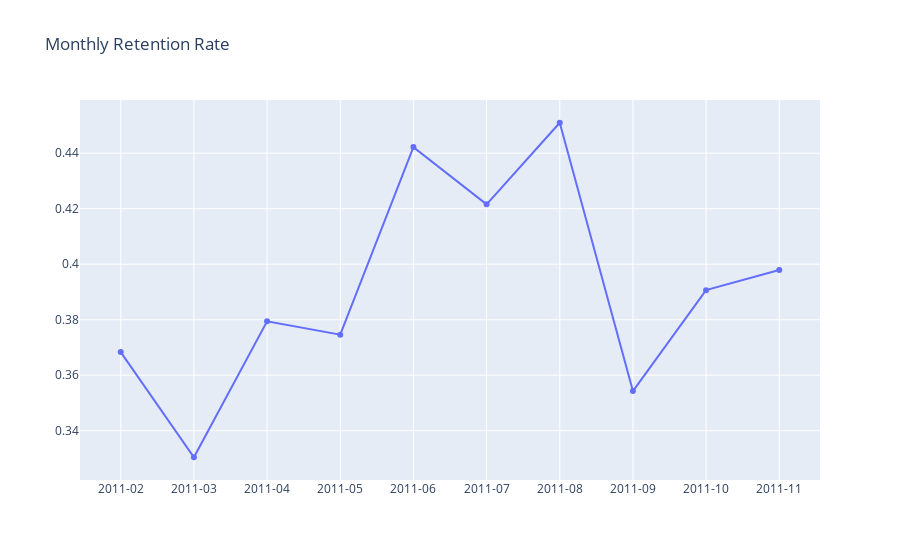

Notebook source saved alongside this figure:
### Markdown cell above
### Monthly Retention Rate

It is crucial to closely monitor the retention rate as it serves as an indicator of the stickiness of your service and the compatibility of your product with the market. To create a visual representation of the Monthly Retention Rate, it is essential to calculate the number of customers retained from the previous month.

### Code cell
## Monthly Retention Rate

#identify which users are active by looking at their revenue per month
df_user_purchase = df_uk.groupby(['CustomerID','YearMonth'])['Revenue'].sum().reset_index()

#create retention matrix with crosstab
df_retention = pd.crosstab(df_user_purchase['CustomerID'], df_user_purchase['YearMonth']).reset_index()

df_retention.head()

#create an array of dictionary which keeps Retained & Total User count for each month
months = df_retention.columns[2:]
retention_array = []
for i in range(len(months)-1):
    retention_data = {}
    selected_month = months[i+1]
    prev_month = months[i]
    retention_data['YearMonth'] = selected_month #int(selected_month)
    retention_data['TotalUserCount'] = df_retention[selected_month].sum()
    retention_data['RetainedUserCount'] = df_retention[(df_retention[selected_month]>0) & (df_retention[prev_month]>0)][selected_month].sum()
    retention_array.append(retention_data)
    
#convert the array to dataframe and calculate Retention Rate
df_retention = pd.DataFrame(retention_array)
df_retention['RetentionRate'] = df_retention['RetainedUserCount']/df_retention['TotalUserCount']

#plot the retention rate graph
plot_data = [
    go.Scatter(
        x=df_retention.query("YearMonth != '2011-12'")['YearMonth'],
        y=df_retention.query("YearMonth != '2011-12'")['RetentionRate'],
        name="organic"
    )
    
]

plot_layout = go.Layout(
        xaxis={"type": "category"},
        title='Monthly Retention Rate'
    )
fig = go.Figure(data=plot_data, layout=plot_layout)
pyoff.iplot(fig)

### Figure 1 — Plotly figure (JSON) as saved in the notebook; plotly's stock layout.template omitted (floating-point values rounded to 4 significant figures)
{"data": [{"name": "organic", "type": "scatter", "x": ["2011-02", "2011-03", "2011-04", "2011-05", "2011-06", "2011-07", "2011-08", "2011-09", "2011-10", "2011-11"], "y": [0.3683, 0.3304, 0.3794, 0.3746, 0.4422, 0.4216, 0.451, 0.3543, 0.3907, 0.3979]}], "layout": {"title": {"text": "Monthly Retention Rate"}, "xaxis": {"type": "category"}}}
